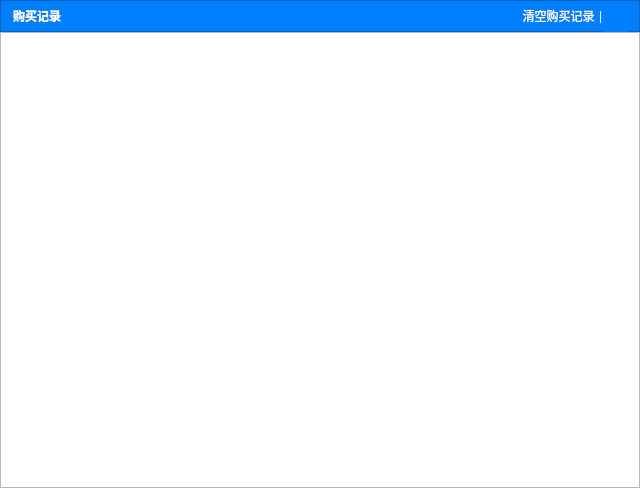
<?xml version="1.0" encoding="UTF-8"?>
<ui version="4.0">
 <class>BuyHistoryWidget</class>
 <widget class="QWidget" name="BuyHistoryWidget">
  <property name="geometry">
   <rect>
    <x>0</x>
    <y>0</y>
    <width>640</width>
    <height>488</height>
   </rect>
  </property>
  <property name="windowTitle">
   <string>Form</string>
  </property>
  <layout class="QVBoxLayout" name="verticalLayout">
   <property name="spacing">
    <number>0</number>
   </property>
   <property name="leftMargin">
    <number>0</number>
   </property>
   <property name="topMargin">
    <number>0</number>
   </property>
   <property name="rightMargin">
    <number>0</number>
   </property>
   <property name="bottomMargin">
    <number>0</number>
   </property>
   <item>
    <widget class="QFrame" name="frame">
     <property name="minimumSize">
      <size>
       <width>0</width>
       <height>32</height>
      </size>
     </property>
     <property name="maximumSize">
      <size>
       <width>16777215</width>
       <height>32</height>
      </size>
     </property>
     <property name="palette">
      <palette>
       <active>
        <colorrole role="Button">
         <brush brushstyle="SolidPattern">
          <color alpha="255">
           <red>0</red>
           <green>128</green>
           <blue>255</blue>
          </color>
         </brush>
        </colorrole>
        <colorrole role="Base">
         <brush brushstyle="SolidPattern">
          <color alpha="255">
           <red>0</red>
           <green>128</green>
           <blue>255</blue>
          </color>
         </brush>
        </colorrole>
        <colorrole role="Window">
         <brush brushstyle="SolidPattern">
          <color alpha="255">
           <red>0</red>
           <green>128</green>
           <blue>255</blue>
          </color>
         </brush>
        </colorrole>
       </active>
       <inactive>
        <colorrole role="Button">
         <brush brushstyle="SolidPattern">
          <color alpha="255">
           <red>0</red>
           <green>128</green>
           <blue>255</blue>
          </color>
         </brush>
        </colorrole>
        <colorrole role="Base">
         <brush brushstyle="SolidPattern">
          <color alpha="255">
           <red>0</red>
           <green>128</green>
           <blue>255</blue>
          </color>
         </brush>
        </colorrole>
        <colorrole role="Window">
         <brush brushstyle="SolidPattern">
          <color alpha="255">
           <red>0</red>
           <green>128</green>
           <blue>255</blue>
          </color>
         </brush>
        </colorrole>
       </inactive>
       <disabled>
        <colorrole role="Button">
         <brush brushstyle="SolidPattern">
          <color alpha="255">
           <red>0</red>
           <green>128</green>
           <blue>255</blue>
          </color>
         </brush>
        </colorrole>
        <colorrole role="Base">
         <brush brushstyle="SolidPattern">
          <color alpha="255">
           <red>0</red>
           <green>128</green>
           <blue>255</blue>
          </color>
         </brush>
        </colorrole>
        <colorrole role="Window">
         <brush brushstyle="SolidPattern">
          <color alpha="255">
           <red>0</red>
           <green>128</green>
           <blue>255</blue>
          </color>
         </brush>
        </colorrole>
       </disabled>
      </palette>
     </property>
     <property name="cursor">
      <cursorShape>ArrowCursor</cursorShape>
     </property>
     <property name="styleSheet">
      <string notr="true">background-color:#FF0080FF;</string>
     </property>
     <property name="frameShape">
      <enum>QFrame::StyledPanel</enum>
     </property>
     <property name="frameShadow">
      <enum>QFrame::Raised</enum>
     </property>
     <layout class="QHBoxLayout" name="horizontalLayout_2">
      <property name="spacing">
       <number>0</number>
      </property>
      <property name="leftMargin">
       <number>12</number>
      </property>
      <property name="topMargin">
       <number>0</number>
      </property>
      <property name="rightMargin">
       <number>12</number>
      </property>
      <property name="bottomMargin">
       <number>0</number>
      </property>
      <item>
       <widget class="QLabel" name="label_2">
        <property name="palette">
         <palette>
          <active>
           <colorrole role="WindowText">
            <brush brushstyle="SolidPattern">
             <color alpha="255">
              <red>255</red>
              <green>255</green>
              <blue>255</blue>
             </color>
            </brush>
           </colorrole>
           <colorrole role="Button">
            <brush brushstyle="SolidPattern">
             <color alpha="255">
              <red>0</red>
              <green>128</green>
              <blue>255</blue>
             </color>
            </brush>
           </colorrole>
           <colorrole role="Base">
            <brush brushstyle="SolidPattern">
             <color alpha="255">
              <red>0</red>
              <green>128</green>
              <blue>255</blue>
             </color>
            </brush>
           </colorrole>
           <colorrole role="Window">
            <brush brushstyle="SolidPattern">
             <color alpha="255">
              <red>0</red>
              <green>128</green>
              <blue>255</blue>
             </color>
            </brush>
           </colorrole>
          </active>
          <inactive>
           <colorrole role="WindowText">
            <brush brushstyle="SolidPattern">
             <color alpha="255">
              <red>255</red>
              <green>255</green>
              <blue>255</blue>
             </color>
            </brush>
           </colorrole>
           <colorrole role="Button">
            <brush brushstyle="SolidPattern">
             <color alpha="255">
              <red>0</red>
              <green>128</green>
              <blue>255</blue>
             </color>
            </brush>
           </colorrole>
           <colorrole role="Base">
            <brush brushstyle="SolidPattern">
             <color alpha="255">
              <red>0</red>
              <green>128</green>
              <blue>255</blue>
             </color>
            </brush>
           </colorrole>
           <colorrole role="Window">
            <brush brushstyle="SolidPattern">
             <color alpha="255">
              <red>0</red>
              <green>128</green>
              <blue>255</blue>
             </color>
            </brush>
           </colorrole>
          </inactive>
          <disabled>
           <colorrole role="Button">
            <brush brushstyle="SolidPattern">
             <color alpha="255">
              <red>0</red>
              <green>128</green>
              <blue>255</blue>
             </color>
            </brush>
           </colorrole>
           <colorrole role="Base">
            <brush brushstyle="SolidPattern">
             <color alpha="255">
              <red>0</red>
              <green>128</green>
              <blue>255</blue>
             </color>
            </brush>
           </colorrole>
           <colorrole role="Window">
            <brush brushstyle="SolidPattern">
             <color alpha="255">
              <red>0</red>
              <green>128</green>
              <blue>255</blue>
             </color>
            </brush>
           </colorrole>
          </disabled>
         </palette>
        </property>
        <property name="font">
         <font>
          <pointsize>9</pointsize>
          <bold>true</bold>
         </font>
        </property>
        <property name="text">
         <string>购买记录</string>
        </property>
       </widget>
      </item>
      <item>
       <spacer name="horizontalSpacer">
        <property name="orientation">
         <enum>Qt::Horizontal</enum>
        </property>
        <property name="sizeHint" stdset="0">
         <size>
          <width>507</width>
          <height>9</height>
         </size>
        </property>
       </spacer>
      </item>
      <item>
       <widget class="QToolButton" name="toolBtnClearBuyHistory">
        <property name="cursor">
         <cursorShape>PointingHandCursor</cursorShape>
        </property>
        <property name="styleSheet">
         <string notr="true">QToolButton {border:none;
color:  rgb(255, 255, 255);
border-radius:1px;
padding-left:8px;
}
QToolButton:hover {
color: rgb(255, 255, 255);
border-radius:1px;
padding-left:8px;
}</string>
        </property>
        <property name="text">
         <string>清空购买记录</string>
        </property>
        <property name="autoRaise">
         <bool>true</bool>
        </property>
       </widget>
      </item>
      <item>
       <widget class="QLabel" name="label">
        <property name="styleSheet">
         <string notr="true">color:white;</string>
        </property>
        <property name="text">
         <string>|</string>
        </property>
       </widget>
      </item>
      <item>
       <widget class="QPushButton" name="btnClose">
        <property name="minimumSize">
         <size>
          <width>24</width>
          <height>32</height>
         </size>
        </property>
        <property name="maximumSize">
         <size>
          <width>24</width>
          <height>32</height>
         </size>
        </property>
        <property name="cursor">
         <cursorShape>PointingHandCursor</cursorShape>
        </property>
        <property name="styleSheet">
         <string notr="true">QPushButton:hover {
     background-color: #FFD31111
 }
 QPushButton:flat {
     border: none; /* no border for a flat push button */
 }

 QPushButton:default {
     border-color: navy; /* make the default button prominent */
 }
</string>
        </property>
        <property name="text">
         <string/>
        </property>
        <property name="icon">
         <iconset resource="res.qrc">
          <normaloff>:/login/resource/login/close.png</normaloff>:/login/resource/login/close.png</iconset>
        </property>
        <property name="iconSize">
         <size>
          <width>24</width>
          <height>32</height>
         </size>
        </property>
        <property name="flat">
         <bool>true</bool>
        </property>
       </widget>
      </item>
     </layout>
    </widget>
   </item>
   <item>
    <widget class="QListWidget" name="listWidgetBuyHistory"/>
   </item>
  </layout>
 </widget>
 <resources>
  <include location="res.qrc"/>
 </resources>
 <connections/>
</ui>
